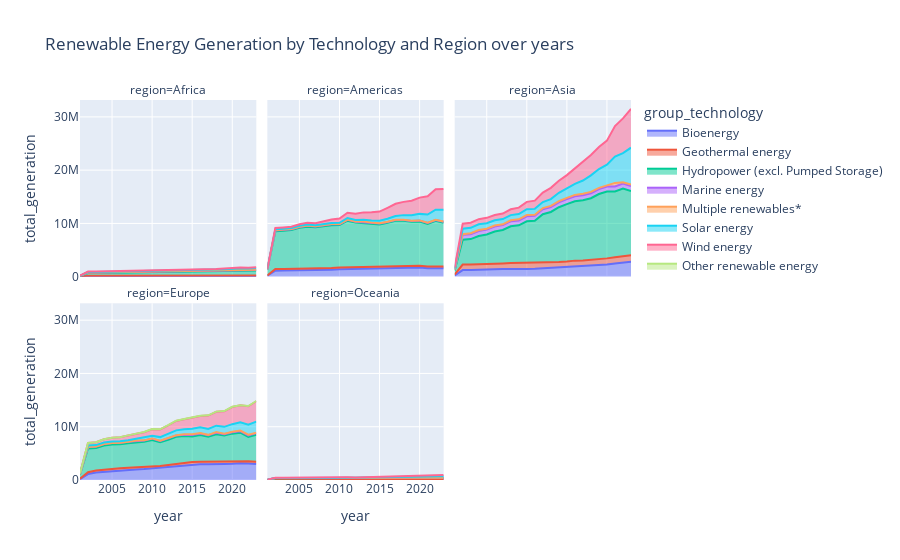

The code cell stored with this chart in its notebook:
### Markdown cell above
The plot shows Renewable Electricity Generation by region by technology. We can infer that Asia and Americas has the highest electricity generation from the Renewable energy sources. Europe comes close and generates about 80% of electricity from the Renewable energy sources.

### Code cell
# RQ1b Renewable adoption by region & technology 0ver years
rq1b_sql = """
SELECT 
    c.region,
    e.group_technology,
    e.year,
    SUM(e.electricity_generation_gwh) AS total_generation
FROM irena_energy e
JOIN country c ON e.iso = c.iso
WHERE e.group_technology != 'Nuclear'
    AND e.group_technology NOT IN ('Fossil fuels', 'Nuclear','Other non-renewable energy','Pumped storage')
    AND c.region NOT IN ('Multilateral', 'Unspecified countries')
    and year between '2001-01-01' AND '2023-01-01'
GROUP BY c.region, e.group_technology, e.year
ORDER BY c.region, e.group_technology, e.year;
"""

rq1_df = utils.run_sql(rq1b_sql)

# Interactive stacked line chart
fig_rq1 = px.area(
    rq1_df,
    x="year",
    y="total_generation",
    color="group_technology",
    facet_col="region",
    facet_col_wrap=3,  # Wrap facets into multiple rows
    title="Renewable Energy Generation by Technology and Region over years"
)
#utils.save_plot(fig_rq1, folder="rq1", filename="renewable_by_region_tech")
fig.update_yaxes(type="log")
fig_rq1.show()
